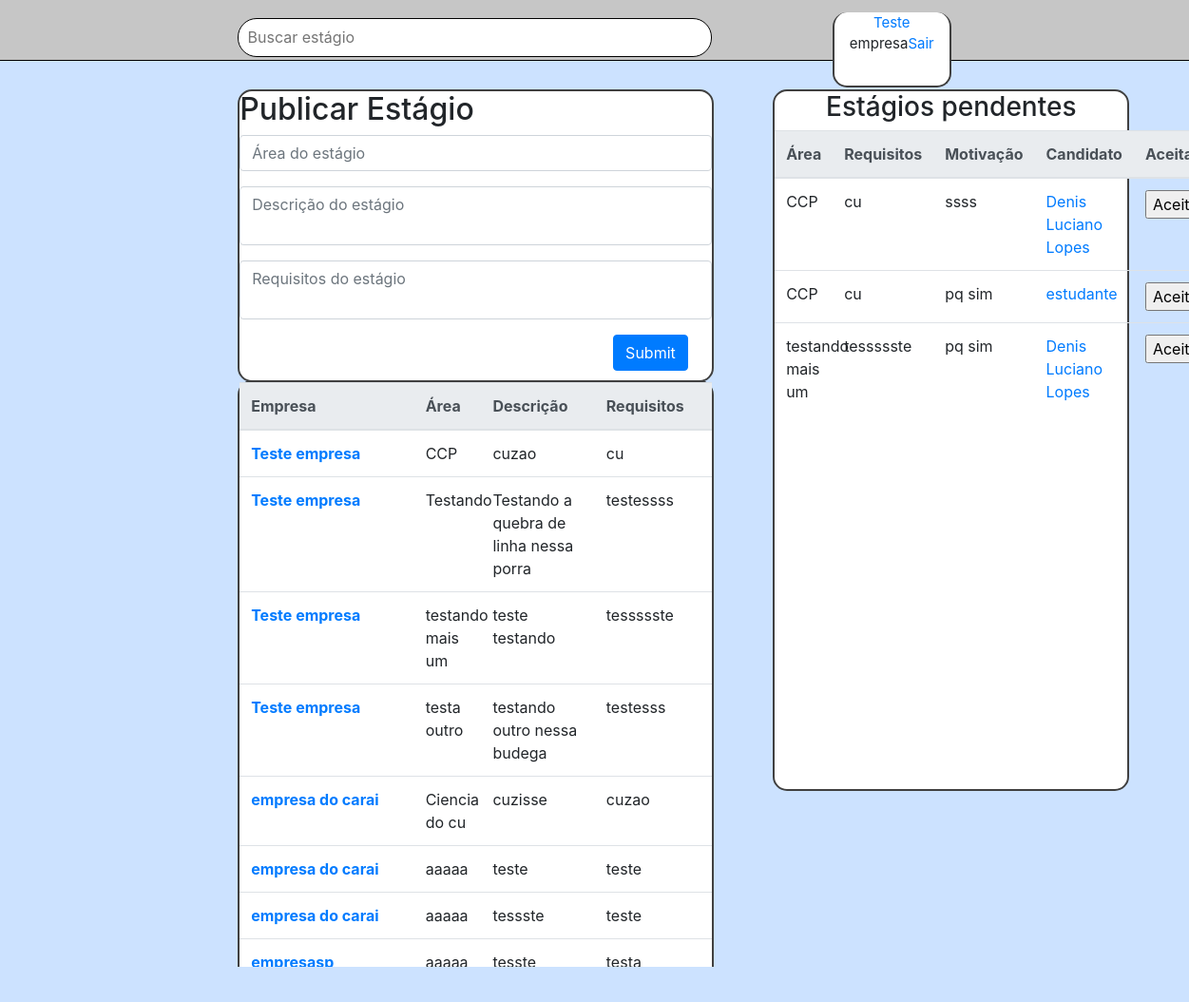
Screenshot of /home.php (signed in) with the database file from the repository.
### tables this page shows
CREATE TABLE `estagio` (
  `id_estagio` int(9) NOT NULL,
  `area` varchar(255) NOT NULL,
  `descricao` text NOT NULL,
  `ativo` tinyint(1) DEFAULT NULL,
  `requisitos` varchar(255) DEFAULT NULL,
  `id_empresa` int(9) NOT NULL
);

CREATE TABLE `empresa` (
  `id_empresa` int(9) NOT NULL,
  `nome` varchar(255) DEFAULT NULL,
  `email` varchar(255) DEFAULT NULL,
  `telefone` int(11) DEFAULT NULL,
  `senha` varchar(16) DEFAULT NULL,
  `rua` varchar(60) DEFAULT NULL,
  `numero` int(11) DEFAULT NULL,
  `estado` varchar(60) DEFAULT NULL,
  `cidade` varchar(60) DEFAULT NULL,
  `bairro` varchar(60) DEFAULT NULL
);

CREATE TABLE `dados_estagio` (
  `id_dados_estagio` int(9) NOT NULL,
  `motivoNaoAprovado` text,
  `datainicio` date DEFAULT NULL,
  `datafim` date DEFAULT NULL,
  `aprovado` tinyint(1) DEFAULT NULL,
  `motivacao` text,
  `id_aluno` int(9) NOT NULL,
  `id_estagio` int(9) NOT NULL
);

CREATE TABLE `aluno` (
  `id_aluno` int(9) NOT NULL,
  `nome` varchar(255) NOT NULL,
  `cpf` int(11) DEFAULT NULL,
  `curso` varchar(255) DEFAULT NULL,
  `universidade` varchar(255) DEFAULT NULL,
  `email` varchar(255) NOT NULL,
  `ano_entrada` int(4) DEFAULT NULL,
  `ano_formatura` int(4) DEFAULT NULL,
  `senha` varchar(16) NOT NULL,
  `emai_verificado` tinyint(1) DEFAULT NULL,
  `perfil_verificado` tinyint(1) DEFAULT NULL,
  `telefone` int(11) DEFAULT NULL,
  `poder` int(2) DEFAULT NULL,
  `id_endereco` int(9) DEFAULT NULL,
  `rua` varchar(60) DEFAULT NULL,
  `numero` int(11) DEFAULT NULL,
  `bairro` varchar(60) DEFAULT NULL,
  `cidade` varchar(60) DEFAULT NULL,
  `estado` varchar(60) DEFAULT NULL
);

### home.php (the view, shortened to what this page needs)
<?php
$nome= explode(" ",$_SESSION['nome']);
$tipo = $_SESSION['tipo'];
$email= $_SESSION["user"];
include_once "conexao.php";
$sql2 =  "SELECT * FROM $tipo  WHERE email = '$email'";
$result2= mysqli_query($conn,$sql2);
$result= $result2->fetch_array();
if($tipo=="empresa")
    $id=$result["id_empresa"];
else
    $id=$result["id_aluno"];
$estado=$result["estado"];
?>
<!DOCTYPE html>
<html>
<head>
    <link rel="stylesheet" href="https://stackpath.bootstrapcdn.com/bootstrap/4.1.3/css/bootstrap.min.css"
>
    <link rel="stylesheet" type="text/css" href="css/style.css">
</head>
<body>
    <div  class="barra_cima" >
        <div class= "content">
            <form method="post" action="pesquisar.php">
                <input type="text" id="form_pesquisa" name="estagio" placeholder="Buscar estágio" >
            </form>
            <div class="usuario" >
                <center style="font-size:15px;">
                    <?php
                    echo "<a href='perfil.php?secao=informacoes'>$nome[0]</a><br>$tipo";
                    echo "<a href='index.php'>Sair</a><br>";
                    ?>
                </center>
            </div>
        </div>
    </div>
    <div>
        <?php
            if($tipo == "empresa"){
        ?>
        <div class="publicar" >
            <h2>Publicar Estágio</h2>
            <form action="publicaestagio.php" method="post">
                <div class="form-group">
                    <input type="text" class="form-control" id="area" name="area" aria-describedby="emailHelp" placeholder="Área do estágio" required>
                </div>
                <div class="form-group">
                <textarea class="form-control" id="exampleTextarea" name="descricao" rows="2" placeholder="Descrição do estágio" required></textarea>
                </div>
                <div class="form-group">
                <textarea class="form-control" id="exampleTextarea" name="requisitos" rows="2" placeholder="Requisitos do estágio" required></textarea>
                </div>
                <button type="submit" class="btn btn-primary" style="float:right; margin-right:5%; margin-bottom:2%;" >Submit</button>
            </form>
        </div>
        <div class="publicacoes"  >
            <table class="table">
                <thead class="thead-light">
                    <tr>
                    <th scope="col">Empresa</th>
                    <th scope="col">Área</th>
                    <th scope="col">Descrição</th>
                    <th scope="col">Requisitos</th>
                    </tr>
                </thead>
          <tbody>
        <?php
        $sql1= "Select id_empresa,nome from empresa where estado='$estado'";
        $result3= mysqli_query($conn,$sql1);
       while( $result4=$result3->fetch_array()){
        $idd=$result4[0];
        $sql2="SELECT area, descricao, requisitos from estagio where id_empresa='$idd'  ";
        $result5= mysqli_query($conn,$sql2);
        while($publicacoes = $result5->fetch_array()){
          echo '
            <tr>
            <th scope="row" ><a href="perfilv.php?secao=resumo&id='.$idd.'&tipo=empresa">'.$result4[1].'</a></th>
            <td style="max-width: 30px;">'.$publicacoes["area"].'</td>
            <td style="max-width: 30px;">'.$publicacoes["descricao"].'</td>
            <td style="max-width: 30px;">'.$publicacoes["requisitos"].'</td>
            </tr>
          ';
        }
    }
        ?>
    </tbody>
            </table>
        </div>
        <?php }?>
      <div class="pendentes" >
        <center><h3>Estágios pendentes</h3></center>
        <table class="table">
          <thead class="thead-light">
            <tr>
              <th scope="col">Área</th>
              <th scope="col">Requisitos</th>
                <?php if($tipo=="empresa"){ ?>
                    <th scope="col">Motivação</th>
                    <th scope="col">Candidato </th>
                    <th scope="col">Aceitar </th>
                    <?php } else{  ?>
                        <th scope="col">Empresa </th>
                    <?php }?>
            </tr>
          </thead>
          <tbody>
            <?php if($tipo=="empresa") {
                $sql2="SELECT * from estagio where id_empresa='$id' and ativo='1'";
                $result4=mysqli_query($conn,$sql2);
                while($pendencias=$result4->fetch_array()){
                    $idd=$pendencias["id_estagio"];
                        $sql="SELECT * from dados_estagio where id_estagio='$idd' and aprovado='0'";
                        $result5=mysqli_query($conn,$sql);
                        while($pendencias2=$result5->fetch_array()){
                            $idaluno=$pendencias2["id_aluno"];
                            $sql3="SELECT nome from aluno where id_aluno='$idaluno'";
                            $result6=mysqli_query($conn,$sql3)->fetch_array();
                            $nomealuno=$result6["nome"];
                        echo '<tr>
                        <form action="aceitarestagio.php" method="post">
                        <td style="max-width: 30px;">'.$pendencias["area"].'</td>
                        <td style="max-width: 30px;">'.$pendencias["requisitos"].'</td>
                        <td style="max-width: 30px;">'.$pendencias2["motivacao"].'</td>
                        <td style="max-width: 30px;"><a href="perfilv.php?secao=resumo&id='.$idaluno.'&tipo=aluno">'.$nomealuno.'</a></td>
                        <input type="hidden" name="idaluno" value='.$idaluno.'></input>
                        <input type="hidden" name="idestagio" value='.$idd.'></input>
                        <td style="max-width: 30px;"><input type="submit" value="Aceitar"></input></td></form>
                        </tr>';
                        }
                }
            }
            ?>
            </tbody>
            </table>
        </div>
</div>
</body>

### css/style.css (style rules this page uses)
.barra_cima { float : left; width: 100%; height:10%; background-color:#c6c6c6; border-bottom: 1px solid black; }
.barra_cima:after { content: ""; display: block; padding-bottom: 5%; }
.content { position: absolute; width: 100%; height: 100%; }
.publicacoes { position: absolute; left: 20%; margin-top: 32%; width: 40%; min-height: 50%; height:auto; background-color: #FFFFFF; border-radius: 15px; border-left: 2px solid #404040; border-right: 2px solid #404040; border-bottom: 2px solid #404040; border-top: 2px solid #404040; }
body { background-color: #cce2ff; }
#form_pesquisa { border: 1px solid black; border-radius:20px; width:30%; height:10%; min-width:499px; min-height:40px; box-sizing: border-box; float:left; margin-left:20%; margin-top:1.5%; padding:0.75%; line-height:0.75%; }
.usuario { position:absolute; right:20%; margin-top:1%; width: 10%; height:7.5%; background-color:#FFFFFF; border-radius:15px; border-left:2px solid #404040; border-right:2px solid #404040; border-bottom:2px solid #404040; }
.publicar { position: absolute; left: 20%; margin-top: 7.5%; width: 40%; min-height: 20%; background-color: #FFFFFF; border-radius: 15px; border-left: 2px solid #404040; border-right: 2px solid #404040; border-bottom: 2px solid #404040; border-top: 2px solid #404040; }
.pendentes { position: absolute; right: 5%; margin-top: 7.5%; width: 30%; min-height: 70%; background-color: #FFFFFF; border-radius: 15px; border-left: 2px solid #404040; border-right: 2px solid #404040; border-bottom: 2px solid #404040; border-top: 2px solid #404040; }

### home.php (style rules this page uses)
textarea { resize: none; overflow: hidden; }

### rows the page displays
estagio: id_empresa.nome "Teste empresa", area "CCP", descricao "cuzao", requisitos "cu"
estagio: id_empresa.nome "Teste empresa", area "Testando", descricao "Testando a quebra de linha nessa porra", requisitos "testessss"
estagio: id_empresa.nome "Teste empresa", area "testando mais um", descricao "teste testando", requisitos "tessssste"
estagio: id_empresa.nome "Teste empresa", area "testa outro", descricao "testando outro nessa budega", requisitos "testesss"
estagio: id_empresa.nome "empresa do carai", area "Ciencia do cu", descricao "cuzisse", requisitos "cuzao"
estagio: id_empresa.nome "empresa do carai", area "aaaaa", descricao "teste", requisitos "teste"
estagio: id_empresa.nome "empresa do carai", area "aaaaa", descricao "tessste", requisitos "teste"
estagio: id_empresa.nome "empresasp", area "aaaaa", descricao "tesste", requisitos "testa"
dados_estagio: id_estagio.area "CCP", id_estagio.requisitos "cu", motivacao "ssss", id_aluno.nome "Denis Luciano Lopes"
dados_estagio: id_estagio.area "CCP", id_estagio.requisitos "cu", motivacao "pq sim", id_aluno.nome "estudante"
dados_estagio: id_estagio.area "testando mais um", id_estagio.requisitos "tessssste", motivacao "pq sim", id_aluno.nome "Denis Luciano Lopes"

### other values shown
$nome[0] "Teste"
$tipo "empresa"
